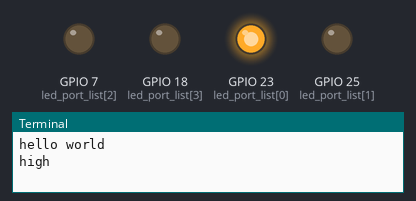
This program was run on a simulated Raspberry Pi (BCM pin numbers). Parts: output pins drawn as LEDs (lit = HIGH), the last lines printed to the terminal. At 16.0 s the program stops and its outputs stay as they are.

Above: at 0.1 s.
At 4.1 s:
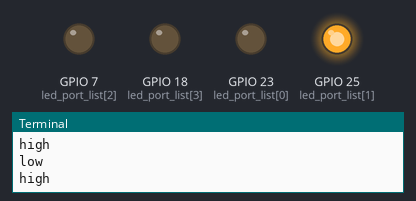
At 8.1 s:
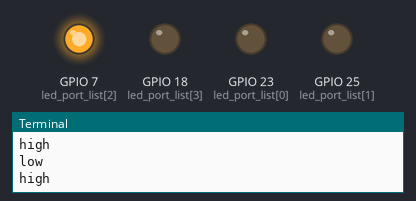
At 12.1 s:
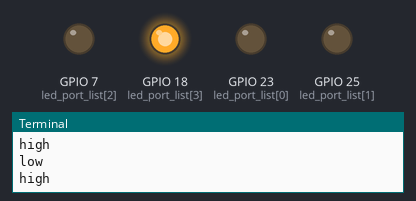
At 14.1 s:
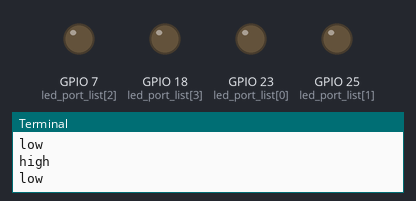
Timing chart, 0 to 15.6 s (numbered marks = the images above):
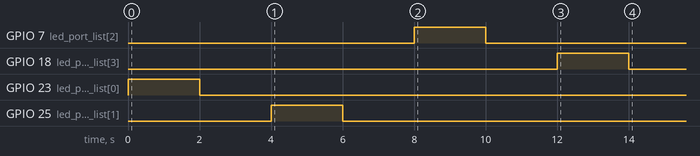

Measured:
- by itself, GPIO 7 (led_port_list[2]): LOW → HIGH at 8.0 s, → LOW 2.0 s later
- by itself, GPIO 18 (led_port_list[3]): LOW → HIGH at 12.0 s, → LOW 2.0 s later
- by itself, GPIO 23 (led_port_list[0]): LOW → HIGH at 0.00 s, → LOW 2.0 s later
- by itself, GPIO 25 (led_port_list[1]): LOW → HIGH at 4.0 s, → LOW 2.0 s later

The program:

led_test.py
```python
#!/usr/bin/python

print "hello world"

import RPi.GPIO as GPIO
import time

# Use BCM numbering
GPIO.setmode(GPIO.BCM)

# Set pin 12 to output mode
led_port_list = [23,25,7,18]

def toggle_led(pin, delay=2):
    print "high"
    GPIO.output(pin, GPIO.HIGH)
    time.sleep(delay)
    print "low"
    GPIO.output(pin, GPIO.LOW)
    time.sleep(delay)

for port in led_port_list:
    GPIO.setup(port, GPIO.OUT)
    toggle_led(port, delay=2)

GPIO.cleanup()
```
